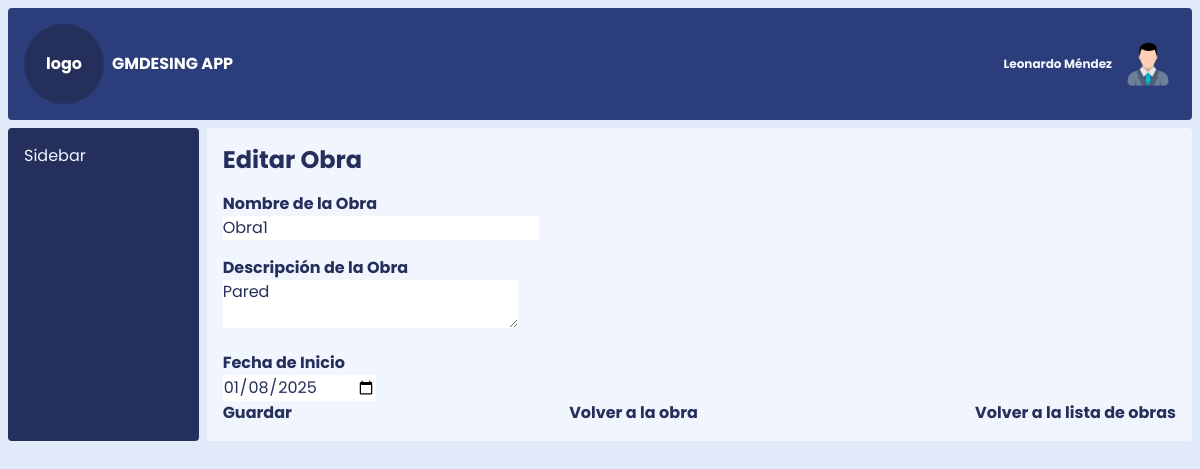
The page /obra/editar/1 on the database as committed earlier.
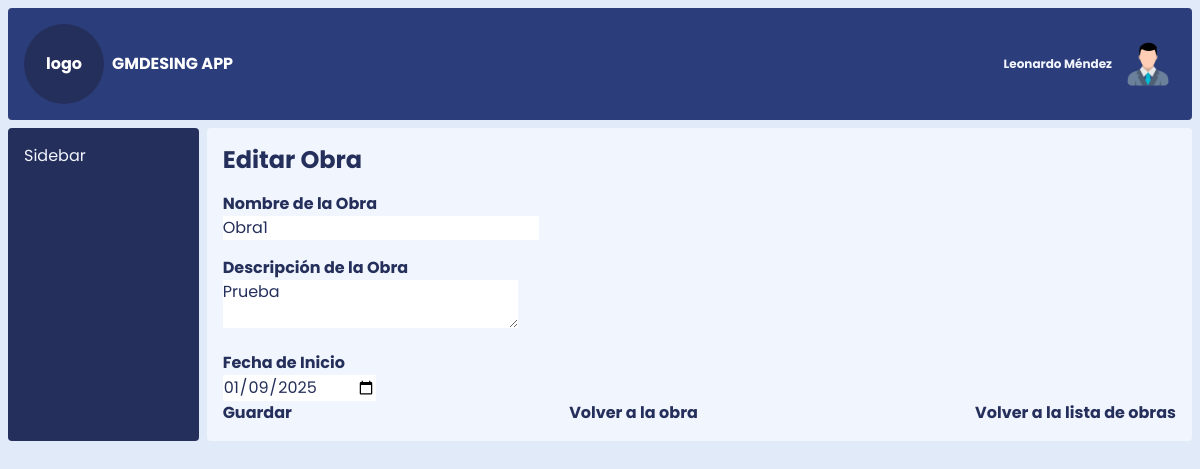
The same page on the database as committed later.
### models.py (models this page shows)
class Obra(db.Model):
    id_obra = db.Column(db.Integer, primary_key=True)
    nombre_obra = db.Column(db.String(100), nullable=False)
    descripcion_obra = db.Column(db.Text)
    fecha_inicio = db.Column(db.Date)
    partidas = db.relationship('Partida', backref='obra', lazy=True) # Relación con Partidas

### app.py (the view, shortened to what this page needs)
@app.route('/obra/editar/<int:id_obra>', methods=['GET', 'POST'])
def editar_obra(id_obra):
    obra = Obra.query.get_or_404(id_obra)
    form = ObraForm(obj=obra) # Pre-carga el formulario con los datos de la obra
    return render_template('crear_obra.html', form=form, edit=True, obra_id=id_obra, datos=datos) # Reutiliza crear_obra.html

### forms.py
class ObraForm(FlaskForm):
    nombre_obra = StringField('Nombre de la Obra', validators=[DataRequired()])
    descripcion_obra = TextAreaField('Descripción de la Obra')
    fecha_inicio = DateField('Fecha de Inicio', validators=[DataRequired()])
    submit = SubmitField('Guardar')

### templates/crear_obra.html (shortened to what this page needs)
{% extends 'base.html' %}
{% block content %}
    <h1 class="text-2xl font-bold mb-4">{% if edit %}Editar Obra{% else %}Crear Nueva Obra{% endif %}</h1>
    <form method="POST" class="max-w-md mx-auto bg-white p-6 rounded-md shadow-md">
        <div class="mb-4">
            {{ form.nombre_obra.label(class="block text-gray-700 font-bold mb-2") }}
            {{ form.nombre_obra(class="shadow appearance-none border rounded w-full py-2 px-3 text-gray-700 leading-tight focus:outline-none focus:shadow-outline") }}
        </div>
        <div class="mb-4">
            {{ form.descripcion_obra.label(class="block text-gray-700 font-bold mb-2") }}
            {{ form.descripcion_obra(class="shadow appearance-none border rounded w-full py-2 px-3 text-gray-700 leading-tight focus:outline-none focus:shadow-outline") }}
        </div>
        <div class="mb-6">
            {{ form.fecha_inicio.label(class="block text-gray-700 font-bold mb-2") }}
            {{ form.fecha_inicio(class="shadow appearance-none border rounded w-full py-2 px-3 text-gray-700 leading-tight focus:outline-none focus:shadow-outline") }}
        </div>
        <div class="flex items-center justify-between">
            {{ form.submit(class="bg-blue-500 hover:bg-blue-700 text-slate-800 font-bold py-2 px-4 rounded focus:outline-none focus:shadow-outline") }}
            {% if edit %}
                <a href="{{ url_for('ver_obra', id_obra=obra_id) }}" class="inline-block align-baseline font-bold text-sm text-blue-500 hover:text-blue-800">Volver a la obra</a>
            {% endif %}
            <a href="{{ url_for('index') }}" class="inline-block align-baseline font-bold text-sm text-gray-500 hover:text-gray-800">Volver a la lista de obras</a>
        </div>
    </form>
{% endblock %}

Rows that differ between the two databases and show on the page:
changed Obra "Obra1": descripcion_obra "Pared" → "Prueba"; fecha_inicio "01/08/2025" → "01/09/2025"
